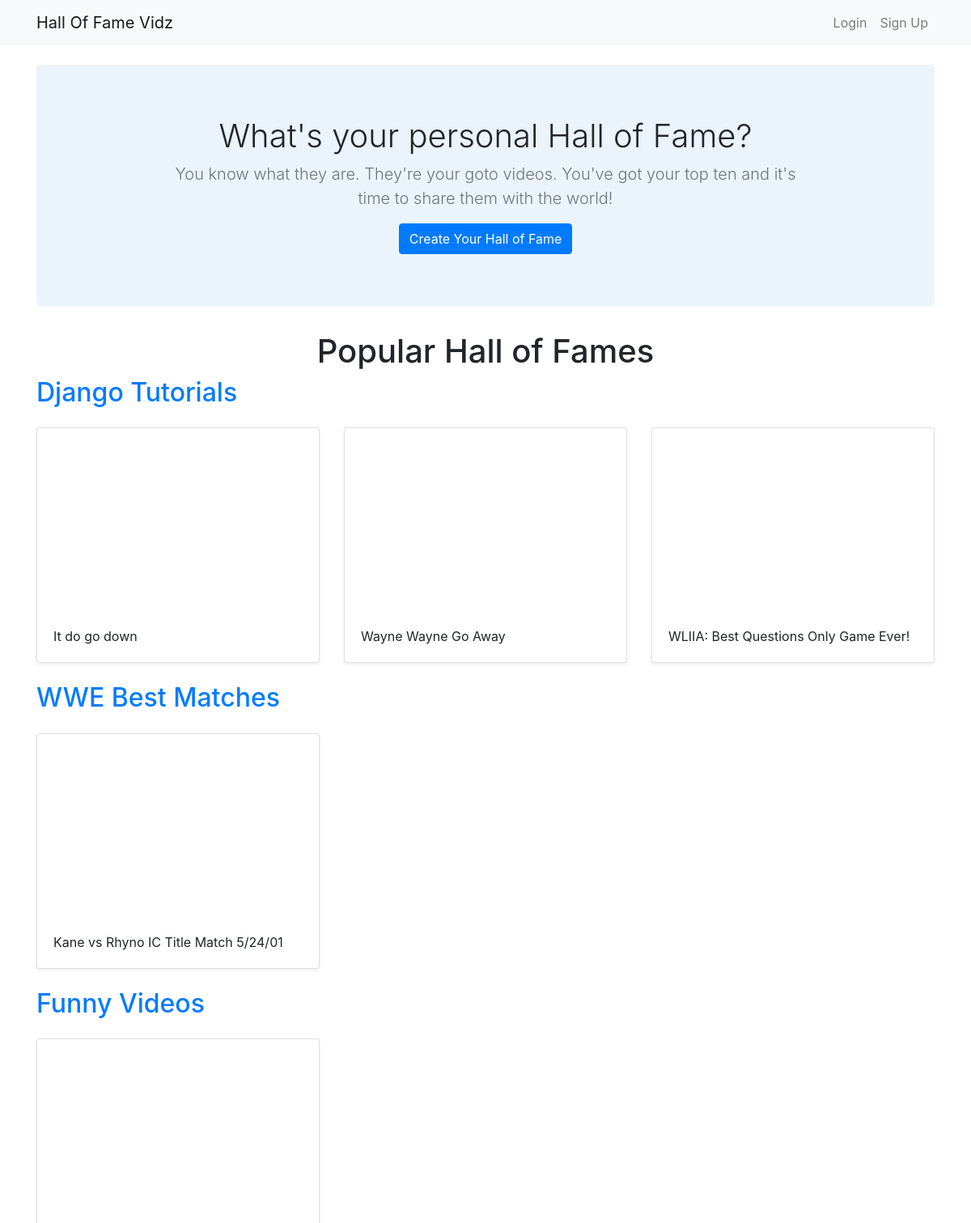
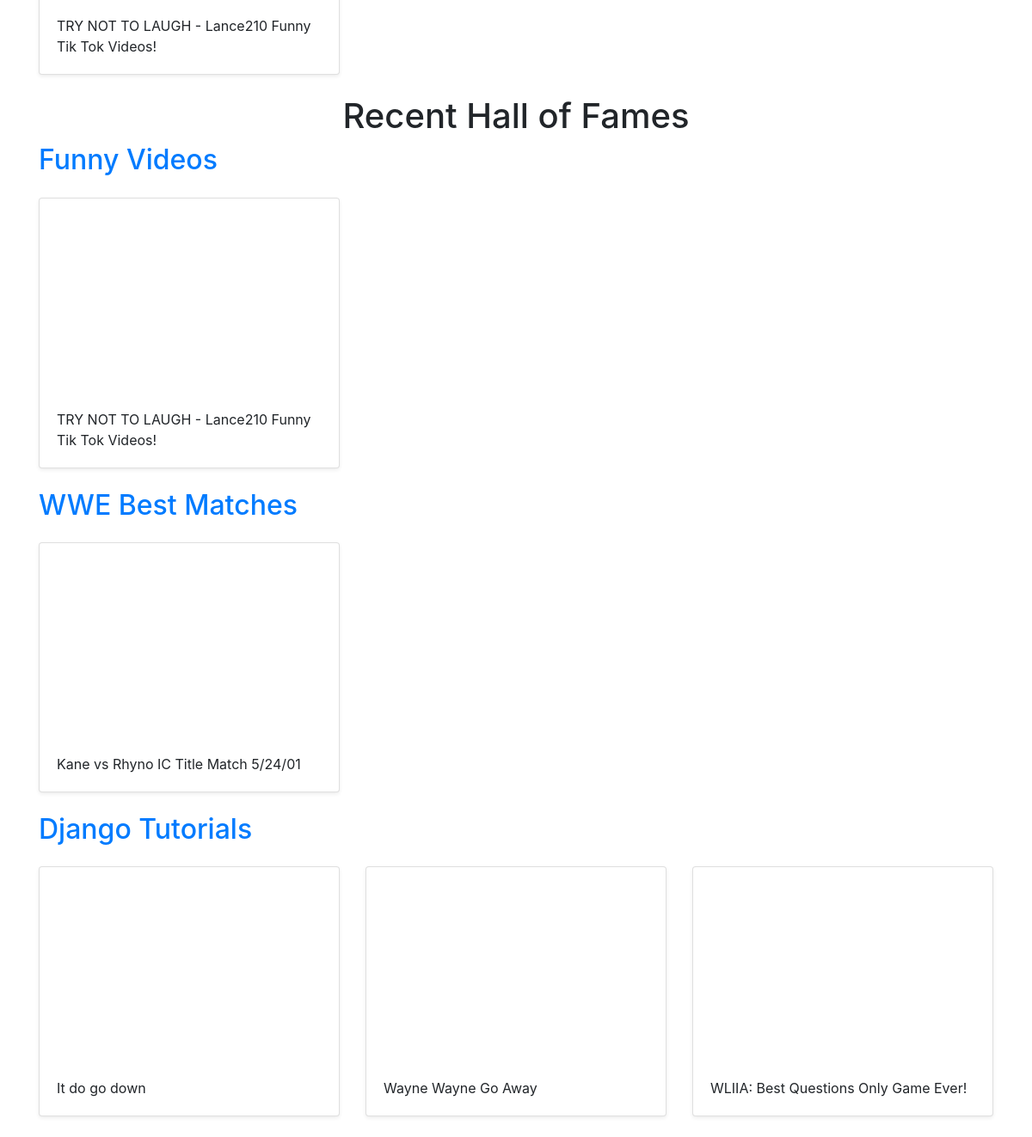
The page / on the database its author committed (2 pictures, top to bottom).
### halls/models.py (models this page shows, shortened)
class Hall(models.Model):
    title = models.CharField(max_length=255)
    user = models.ForeignKey(User, on_delete=models.CASCADE)
    objects = models.Manager()

class Video(models.Model):
    title = models.CharField(max_length=255)
    url = models.URLField()
    youtube_id = models.CharField(max_length=255)
    hall = models.ForeignKey(Hall, on_delete=models.CASCADE)
    objects = models.Manager()

### halls/views.py (the view)
# urls.py: path('', views.home, name='home'),
def home(request):
    recent_halls = Hall.objects.all().order_by('-id')[:3]
    popular_halls = [Hall.objects.get(pk=2),Hall.objects.get(pk=3),Hall.objects.get(pk=4)]
    context = {
        'recent_halls': recent_halls,
        'popular_halls': popular_halls
    }
    return render(request, 'halls/home.html', context)

### templates/halls/home.html
{% extends 'base.html' %}
{% block content %}
<section class="jumbotron text-center">
    <div class="container">
        <h1 class="jumbotron-heading">What's your personal Hall of Fame?</h1>
        <p class="lead text-muted">You know what they are. They're your goto videos. You've got your top ten and it's time to share them with the world!</p>
        <a href="{% url 'create_hall' %}" class="btn btn-primary">Create Your Hall of Fame</a>
    </div>
</section>
<h1 class="text-center">Popular Hall of Fames</h1>
{% for hall in popular_halls %}
    <h2><a href="{% url 'detail_hall' hall.id %}">{{ hall.title }}</a></h2>
    <div class="row">
        {% for video in hall.video_set.all %}
            <div class="col-md-4 mt-3">
                <div class="card mb-4 shadow-sm">
                    <iframe width="100%" height="225" src="https://www.youtube.com/embed/{{ video.youtube_id }}" frameborder="0" allow="accelerometer; autoplay; encrypted-media; gyroscope; picture-in-picture" allowfullscreen></iframe>
                    <div class="card-body text-left">
                        <p class="card-text"> {{ video.title }}</p>
                    </div>
                </div>
            </div>
        {% endfor %}
    </div>
{% endfor %}
<h1 class="text-center">Recent Hall of Fames</h1>
{% for hall in recent_halls %}
    <h2><a href="{% url 'detail_hall' hall.id %}">{{ hall.title }}</a></h2>
    <div class="row">
        {% for video in hall.video_set.all %}
            <div class="col-md-4 mt-3">
                <div class="card mb-4 shadow-sm">
                    <iframe width="100%" height="225" src="https://www.youtube.com/embed/{{ video.youtube_id }}" frameborder="0" allow="accelerometer; autoplay; encrypted-media; gyroscope; picture-in-picture" allowfullscreen></iframe>
                    <div class="card-body text-left">
                        <p class="card-text"> {{ video.title }}</p>
                    </div>
                </div>
            </div>
        {% endfor %}
    </div>
{% endfor %}
{% endblock %}

### halls/static/custom.css (style rules this page uses)
.jumbotron { background-color: #EBF4FA; }
.jumbotron-heading { font-weight: 300; }
.jumbotron .container { max-width: 51rem; }

### rows shown on the page
Hall: title "Django Tutorials"
Video: title "It do go down"
Video: title "Wayne Wayne Go Away"
Video: title "WLIIA: Best Questions Only Game Ever!"
Hall: title "WWE Best Matches"
Video: title "Kane vs Rhyno IC Title Match 5/24/01"
Hall: title "Funny Videos"
Video: title "TRY NOT TO LAUGH - Lance210 Funny Tik Tok Videos!"
